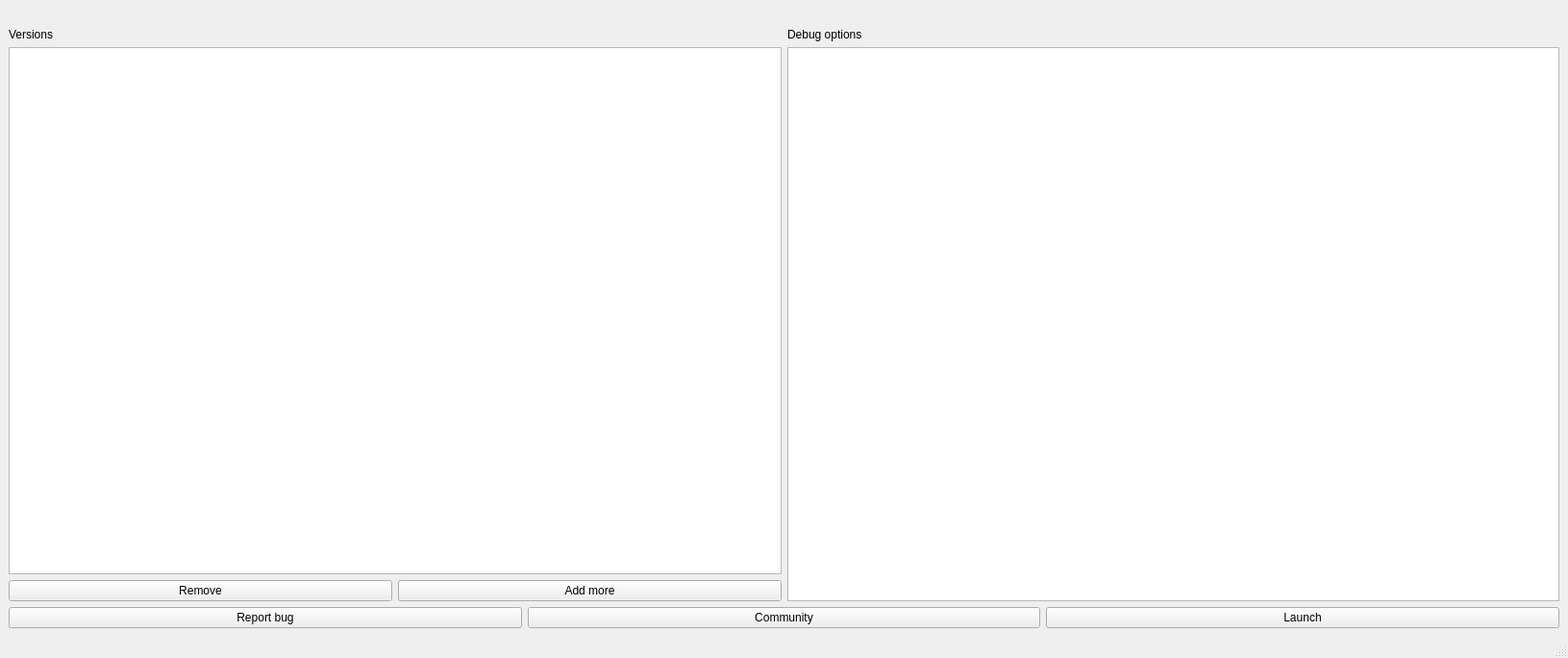
<?xml version="1.0" encoding="UTF-8"?>
<ui version="4.0">
 <class>MainWindow</class>
 <widget class="QMainWindow" name="MainWindow">
  <property name="geometry">
   <rect>
    <x>0</x>
    <y>0</y>
    <width>1631</width>
    <height>684</height>
   </rect>
  </property>
  <property name="windowTitle">
   <string>Overte Launcher</string>
  </property>
  <widget class="QWidget" name="centralwidget">
   <layout class="QVBoxLayout" name="verticalLayout_4">
    <item>
     <widget class="QLabel" name="label">
      <property name="text">
       <string/>
      </property>
      <property name="pixmap">
       <pixmap resource="../build-OverteLauncher-Qt_6-Debug/.qt/rcc/images.qrc">:/images/logo_white.svg</pixmap>
      </property>
      <property name="scaledContents">
       <bool>false</bool>
      </property>
      <property name="alignment">
       <set>Qt::AlignmentFlag::AlignCenter</set>
      </property>
     </widget>
    </item>
    <item>
     <layout class="QHBoxLayout" name="horizontalLayout_3">
      <item>
       <layout class="QVBoxLayout" name="verticalLayout_3">
        <item>
         <layout class="QVBoxLayout" name="verticalLayout_2">
          <item>
           <widget class="QLabel" name="label_2">
            <property name="text">
             <string>Versions</string>
            </property>
           </widget>
          </item>
          <item>
           <widget class="QListWidget" name="listWidget"/>
          </item>
         </layout>
        </item>
        <item>
         <layout class="QHBoxLayout" name="horizontalLayout_2">
          <item>
           <widget class="QPushButton" name="removeVersionButton">
            <property name="text">
             <string>Remove</string>
            </property>
           </widget>
          </item>
          <item>
           <widget class="QPushButton" name="addMoreButton">
            <property name="text">
             <string>Add more</string>
            </property>
           </widget>
          </item>
         </layout>
        </item>
       </layout>
      </item>
      <item>
       <layout class="QVBoxLayout" name="verticalLayout">
        <item>
         <widget class="QLabel" name="label_3">
          <property name="text">
           <string>Debug options</string>
          </property>
         </widget>
        </item>
        <item>
         <widget class="QListWidget" name="listWidget_2"/>
        </item>
       </layout>
      </item>
     </layout>
    </item>
    <item>
     <layout class="QHBoxLayout" name="horizontalLayout">
      <item>
       <widget class="QPushButton" name="reportBugButton">
        <property name="text">
         <string>Report bug</string>
        </property>
       </widget>
      </item>
      <item>
       <widget class="QPushButton" name="communityButton">
        <property name="text">
         <string>Community</string>
        </property>
       </widget>
      </item>
      <item>
       <widget class="QPushButton" name="launchButton">
        <property name="text">
         <string>Launch</string>
        </property>
       </widget>
      </item>
     </layout>
    </item>
   </layout>
  </widget>
  <widget class="QMenuBar" name="menubar">
   <property name="geometry">
    <rect>
     <x>0</x>
     <y>0</y>
     <width>1631</width>
     <height>24</height>
    </rect>
   </property>
  </widget>
  <widget class="QStatusBar" name="statusbar"/>
 </widget>
 <resources>
  <include location="../build-OverteLauncher-Qt_6-Debug/.qt/rcc/images.qrc"/>
 </resources>
 <connections>
  <connection>
   <sender>addMoreButton</sender>
   <signal>clicked()</signal>
   <receiver>MainWindow</receiver>
   <slot>showDownloadListDialog()</slot>
   <hints>
    <hint type="sourcelabel">
     <x>611</x>
     <y>603</y>
    </hint>
    <hint type="destinationlabel">
     <x>815</x>
     <y>341</y>
    </hint>
   </hints>
  </connection>
 </connections>
 <slots>
  <slot>showDownloadListDialog()</slot>
 </slots>
</ui>
